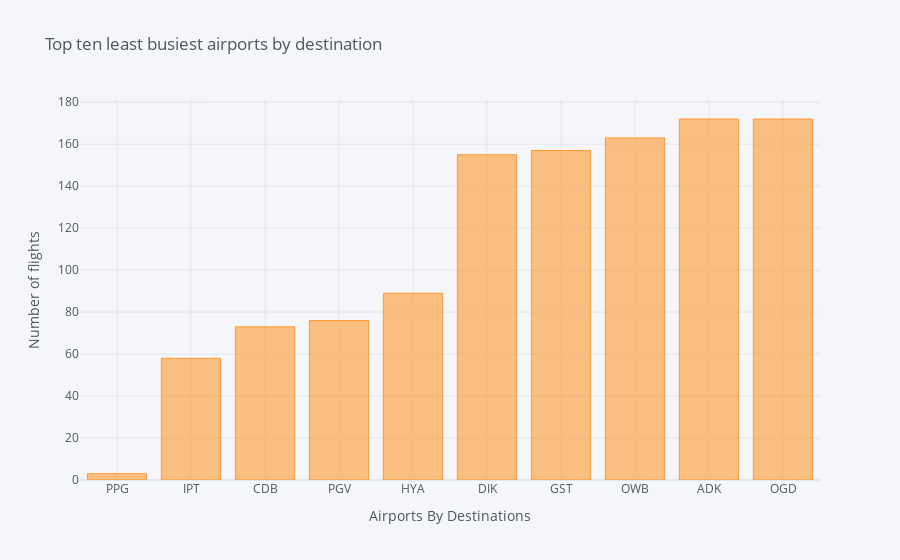

The cell this chart's notebook holds for it:
### Markdown cell above
### Ten least busiest airport

### Code cell
des.sort_values().head(10).iplot(kind='bar',
                                title='Top ten least busiest airports by destination',
                                xTitle='Airports By Destinations',
                                yTitle='Number of flights')

### Figure 1 — Plotly figure (JSON) as saved in the notebook; plotly's stock layout.template omitted (floating-point values rounded to 4 significant figures)
{"data": [{"marker": {"color": "rgba(255, 153, 51, 0.6)", "line": {"color": "rgba(255, 153, 51, 1.0)", "width": 1}}, "name": "OP_CARRIER", "orientation": "v", "text": "", "type": "bar", "x": ["PPG", "IPT", "CDB", "PGV", "HYA", "DIK", "GST", "OWB", "ADK", "OGD"], "y": [3, 58, 73, 76, 89, 155, 157, 163, 172, 172]}], "layout": {"legend": {"bgcolor": "#F5F6F9", "font": {"color": "#4D5663"}}, "paper_bgcolor": "#F5F6F9", "plot_bgcolor": "#F5F6F9", "title": {"font": {"color": "#4D5663"}, "text": "Top ten least busiest airports by destination"}, "xaxis": {"gridcolor": "#E1E5ED", "showgrid": true, "tickfont": {"color": "#4D5663"}, "title": {"font": {"color": "#4D5663"}, "text": "Airports By Destinations"}, "zerolinecolor": "#E1E5ED"}, "yaxis": {"gridcolor": "#E1E5ED", "showgrid": true, "tickfont": {"color": "#4D5663"}, "title": {"font": {"color": "#4D5663"}, "text": "Number of flights"}, "zerolinecolor": "#E1E5ED"}}}
